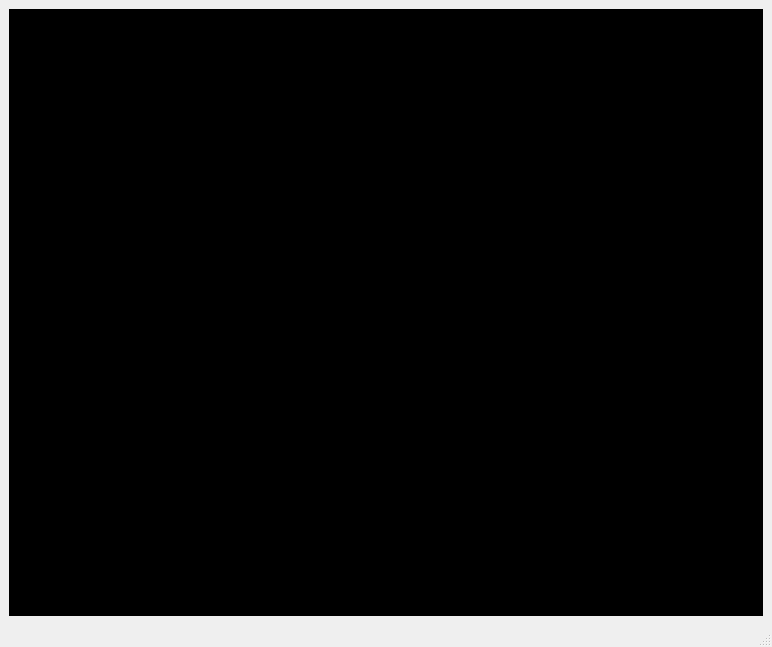
<?xml version="1.0" encoding="UTF-8"?>
<ui version="4.0">
 <class>MainWindow</class>
 <widget class="QMainWindow" name="MainWindow">
  <property name="geometry">
   <rect>
    <x>0</x>
    <y>0</y>
    <width>772</width>
    <height>647</height>
   </rect>
  </property>
  <property name="windowTitle">
   <string>MainWindow</string>
  </property>
  <widget class="QWidget" name="centralwidget">
   <layout class="QGridLayout" name="gridLayout">
    <item row="0" column="0">
     <layout class="QHBoxLayout" name="horizontalLayout">
      <item>
       <widget class="TextEdit" name="textEdit_console">
        <property name="autoFillBackground">
         <bool>true</bool>
        </property>
        <property name="styleSheet">
         <string notr="true">background-color: rgb(0, 0, 0);
selection-color: rgb(255, 0, 0);
font: 25 italic 9pt &quot;Calibri Light&quot;;
color: rgb(37, 222, 15);</string>
        </property>
       </widget>
      </item>
     </layout>
    </item>
   </layout>
  </widget>
  <widget class="QMenuBar" name="menubar">
   <property name="geometry">
    <rect>
     <x>0</x>
     <y>0</y>
     <width>772</width>
     <height>21</height>
    </rect>
   </property>
  </widget>
  <widget class="QStatusBar" name="statusbar"/>
 </widget>
 <customwidgets>
  <customwidget>
   <class>TextEdit</class>
   <extends>QTextEdit</extends>
   <header>Include/Ui/Moduls/MainWindow/textedit.h</header>
  </customwidget>
 </customwidgets>
 <resources/>
 <connections/>
</ui>
